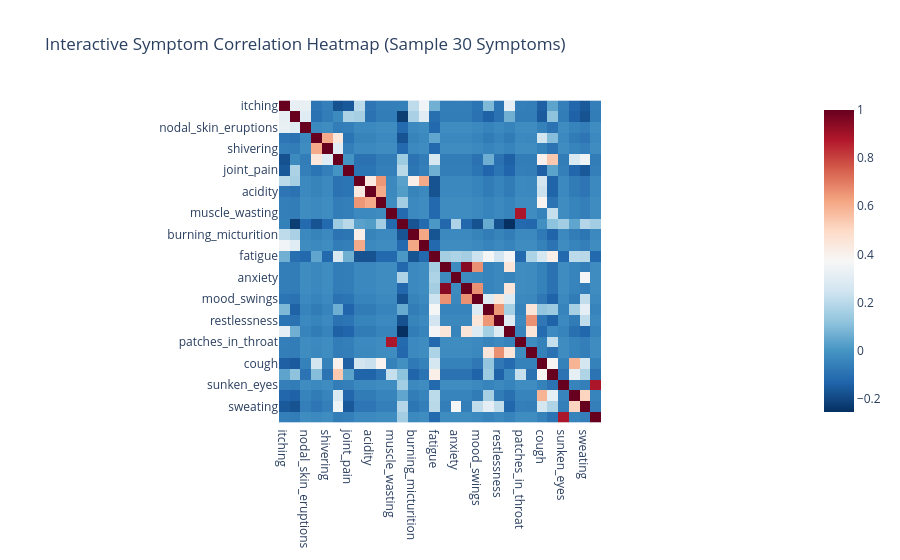

The cell this chart's notebook holds for it:
### Code cell
# Interactive correlation heatmap (sample subset to avoid large matrix)
corr_sample = symptom_data.iloc[:, :30].corr()  # taking first 30 symptoms for clarity
fig = px.imshow(corr_sample, 
                color_continuous_scale="RdBu_r", 
                title="Interactive Symptom Correlation Heatmap (Sample 30 Symptoms)")
fig.show()

### Figure 1 — Plotly figure (JSON) as saved in the notebook; plotly's stock layout.template omitted (floating-point values rounded to 4 significant figures; data arrays with more than 128 entries replaced by an {"elided": "..."} marker saying what was removed)
{"data": [{"coloraxis": "coloraxis", "hovertemplate": "x: %{x}<br>y: %{y}<br>color: %{z}<extra></extra>", "name": "0", "type": "heatmap", "x": ["itching", "skin_rash", "nodal_skin_eruptions", "continuous_sneezing", "shivering", "chills", "joint_pain", "stomach_pain", "acidity", "ulcers_on_tongue", "muscle_wasting", "vomiting", "burning_micturition", "spotting_ urination", "fatigue", "weight_gain", "anxiety", "cold_hands_and_feets", "mood_swings", "weight_loss", "restlessness", "lethargy", "patches_in_throat", "irregular_sugar_level", "cough", "high_fever", "sunken_eyes", "breathlessness", "sweating", "dehydration"], "xaxis": "x", "y": ["itching", "skin_rash", "nodal_skin_eruptions", "continuous_sneezing", "shivering", "chills", "joint_pain", "stomach_pain", "acidity", "ulcers_on_tongue", "muscle_wasting", "vomiting", "burning_micturition", "spotting_ urination", "fatigue", "weight_gain", "anxiety", "cold_hands_and_feets", "mood_swings", "weight_loss", "restlessness", "lethargy", "patches_in_throat", "irregular_sugar_level", "cough", "high_fever", "sunken_eyes", "breathlessness", "sweating", "dehydration"], "yaxis": "y", "z": {"elided": "30x30 float values"}}], "layout": {"coloraxis": {"colorscale": [[0, "rgb(5,48,97)"], [0.1, "rgb(33,102,172)"], [0.2, "rgb(67,147,195)"], [0.3, "rgb(146,197,222)"], [0.4, "rgb(209,229,240)"], [0.5, "rgb(247,247,247)"], [0.6, "rgb(253,219,199)"], [0.7, "rgb(244,165,130)"], [0.8, "rgb(214,96,77)"], [0.9, "rgb(178,24,43)"], [1, "rgb(103,0,31)"]]}, "title": {"text": "Interactive Symptom Correlation Heatmap (Sample 30 Symptoms)"}, "xaxis": {"anchor": "y", "constrain": "domain", "domain": [0, 1], "scaleanchor": "y"}, "yaxis": {"anchor": "x", "autorange": "reversed", "constrain": "domain", "domain": [0, 1]}}}
